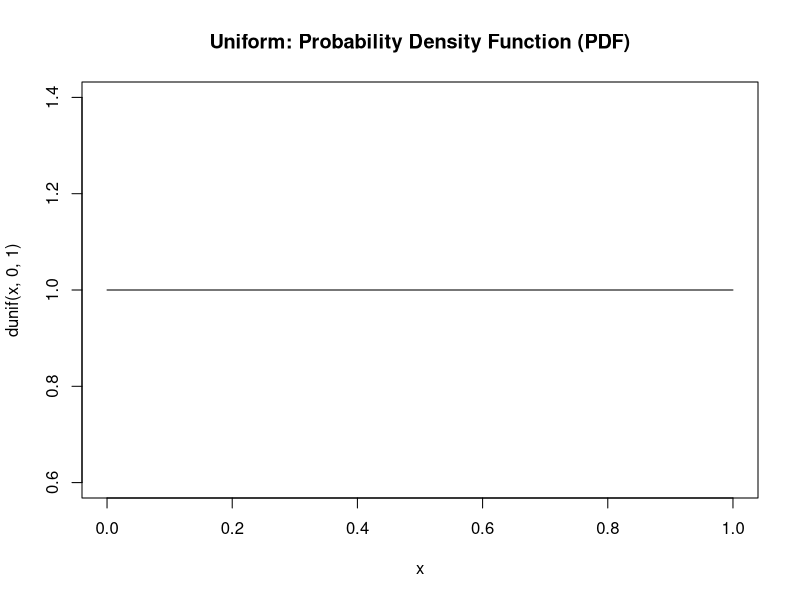
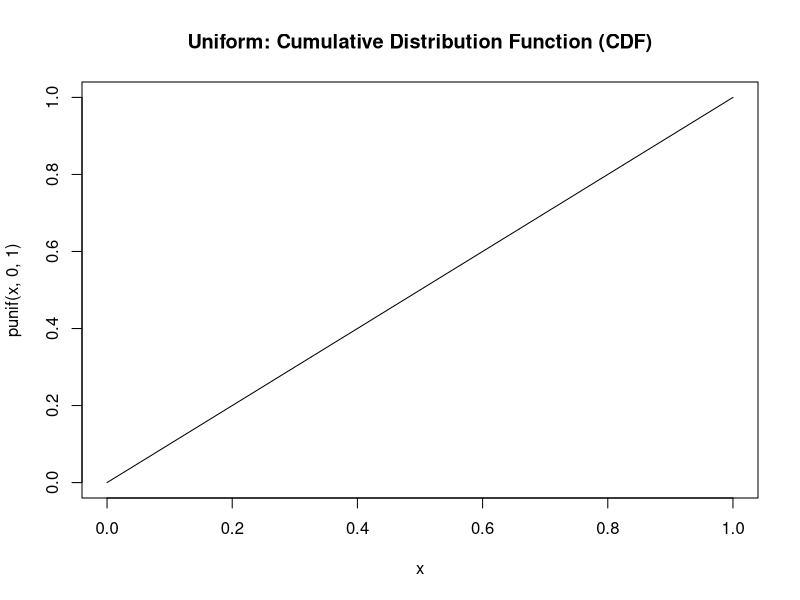
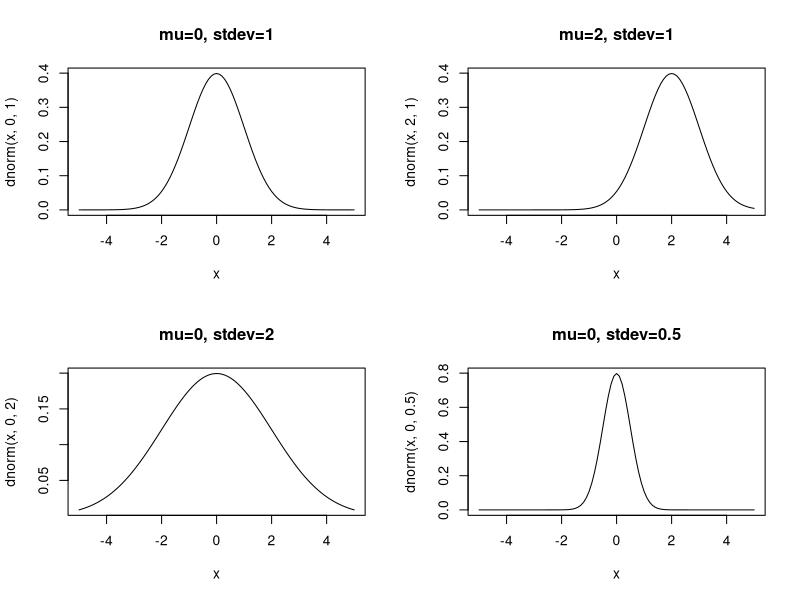
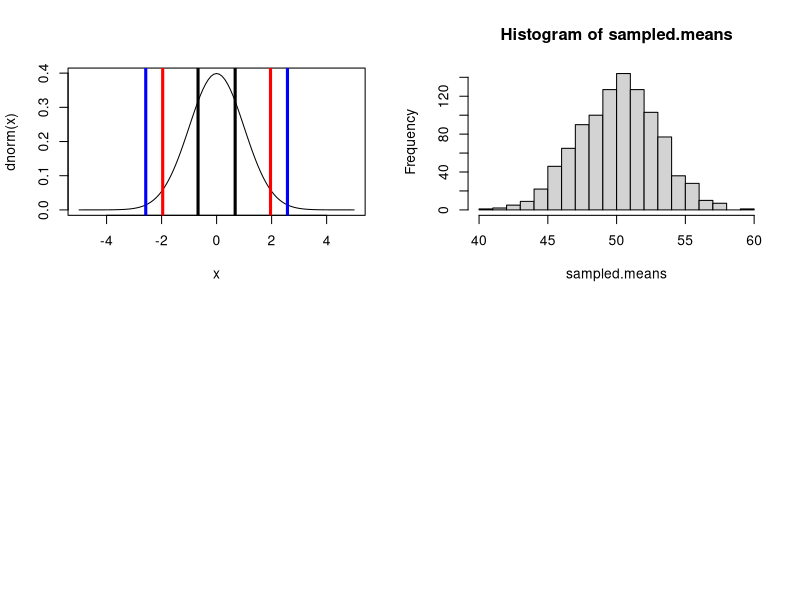

Write the R code that produced these figures, in order.
#intro thinking to continuous
?dunif
dunif(0.4,min=0,max=1)
dunif(0.6,min=0,max=1)

dunif(1,min=0,max=10)
dunif(0:10,min=0,max=10)
dunif(0:10,min=0,max=100)


# the function curve() is a good friend for thinking about distributions
curve(dunif(x,0,1),main="Uniform: Probability Density Function (PDF)")
curve(punif(x,0,1),main="Uniform: Cumulative Distribution Function (CDF)")
punif(0.5,min=0,max=1) #probability of getting a random variable <= 0.5 drawn from a uniform distribution bounded by 0 and 1



# Normal
#normal
par(mfrow=c(2,2))#this sets up a 2*2 plotting window
curve(dnorm(x,0,1),xlim=c(-5,5),main="mu=0, stdev=1")
curve(dnorm(x,2,1),xlim=c(-5,5),main="mu=2, stdev=1")
curve(dnorm(x,0,2),xlim=c(-5,5),main="mu=0, stdev=2")
curve(dnorm(x,0,0.5),xlim=c(-5,5),main="mu=0, stdev=0.5")



#some functions
y<-c(1,3,7,100,1000,1001,1002)
mean(y)
median(y)

y<-c(1,3,7,100,1000,1001)
mean(y)
median(y)





# can we predict the 50%, 95%, 99$ data intervals (note: these ARE NOT CONFIDENCE INTERVALS)
qnorm(0.25);qnorm(0.75)
qnorm(0.025);qnorm(0.975)
qnorm(0.005);qnorm(0.995)

curve(dnorm(x),xlim=c(-5,5))
abline(v=c(qnorm(0.25),qnorm(0.75)),lwd=3)
abline(v=c(qnorm(0.025),qnorm(0.975)),col="red",lwd=3)
abline(v=c(qnorm(0.005),qnorm(0.995)),col="blue",lwd=3)

set.seed(2)
dat<-rnorm(n=10000,mean=10,sd=2)
mean.dat<-mean(dat)
sd.dat<-sd(dat)

quantile(dat,c(0.25,0.75))#empirical
mean.dat-qnorm(0.25)*sd.dat
mean.dat+qnorm(0.25)*sd.dat

quantile(dat,c(0.025,0.975))#empirical
mean.dat-qnorm(0.025)*sd.dat #using qnorm will be more percise
mean.dat+qnorm(0.025)*sd.dat

quantile(dat,c(0.005,0.995))#empirical
mean.dat-qnorm(0.005)*sd.dat #this is the same as mean.dat+qnorm(0.995)*sd.dat
mean.dat+qnorm(0.005)*sd.dat

#sometimes easier transform our data so that they are in units of standard deviation (z transformation)
#z = (Yi-mean(Y))/sd
#the scale function will do this

inches<-c(4,7,6,4,5,3,2,4,5)
mean(inches)
sd(inches)

cm<-inches*2.54
mean(cm)
sd(cm)

zinches<-scale(inches)
zcm<-scale(cm)

mean(zinches)#pretty close to zero - rounding problems
mean(zcm)

sd(zinches)
sd(zcm)



#central limits theorem proof of concept
set.seed(2)
sampled.means<-NA#defines an 'empty' vector

#this loops 1000 times. Each time we sample 100 random variables
#drawn from a uniform distribution bounded by 0 and 100
for(i in 1:1000){
	y=runif(100,0,100)
	sampled.means[i]<-mean(y)
	}
#in the end, we have 1000 estimates of the mean
hist(sampled.means,breaks=25)
#Or distribution of estimates of the mean are normal, even though the population itself was not distributed normal.

